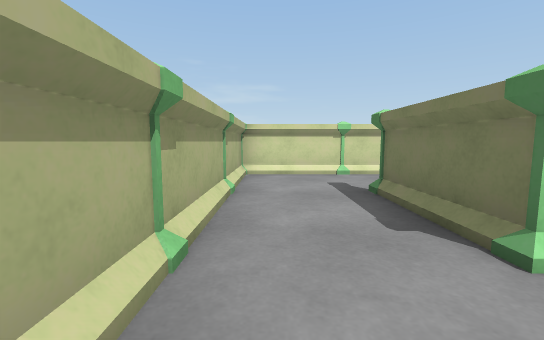
view 1 (above)

24 first-person views from a walk through a Unity game level. The camera is 0.41 m above the floor, tilts 6° down and sees 90° across. The floor is counted in squares, 0.5 m on a side. Each view is taken from the middle of a square. On the plan, view 1 faces up. The plan holds only what a view shows up to about 10 squares ahead; the rest is blank.

view 2
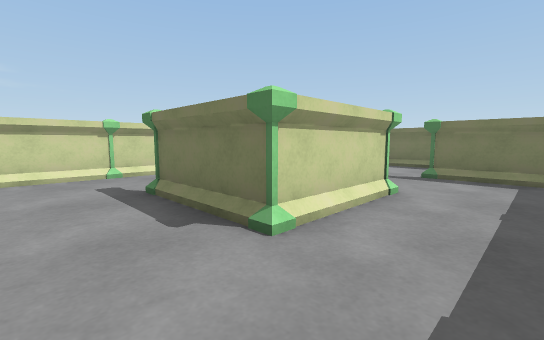

view 3
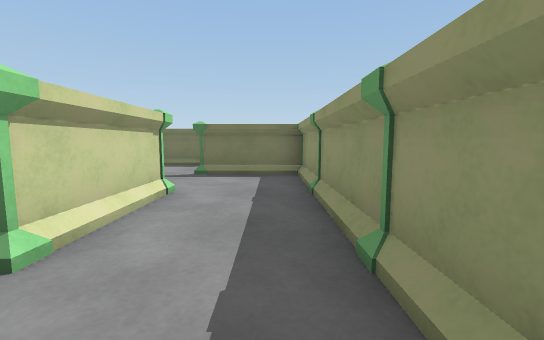

view 4
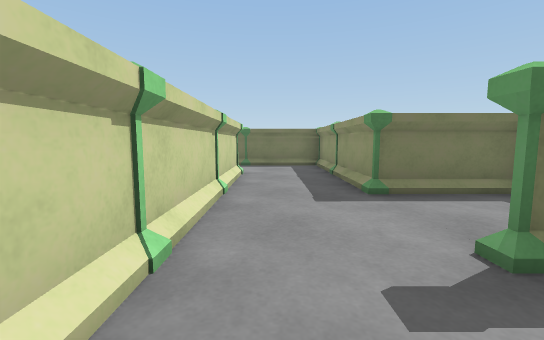

view 5
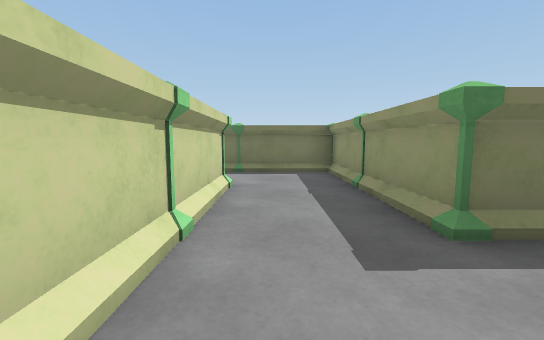

view 6
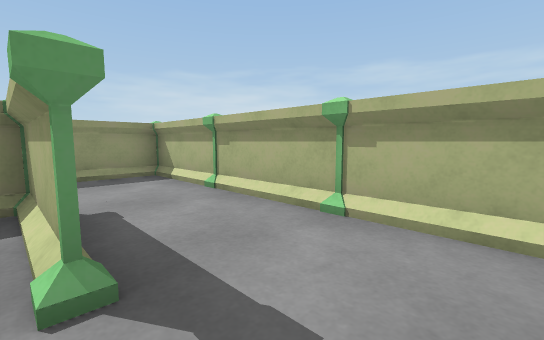

view 7
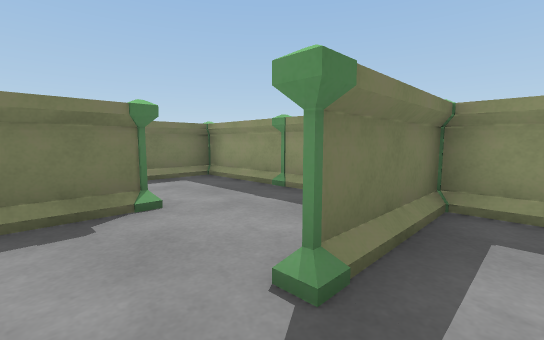

view 8
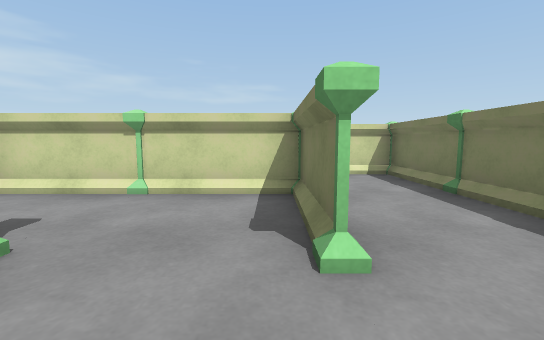

view 9
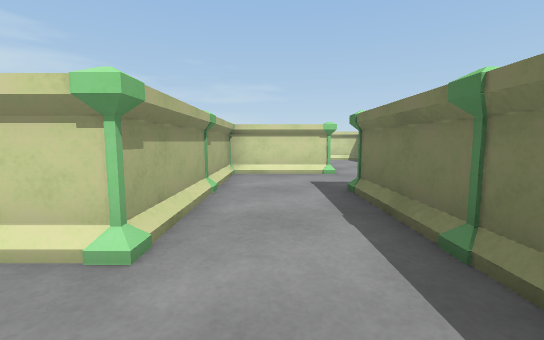

view 10
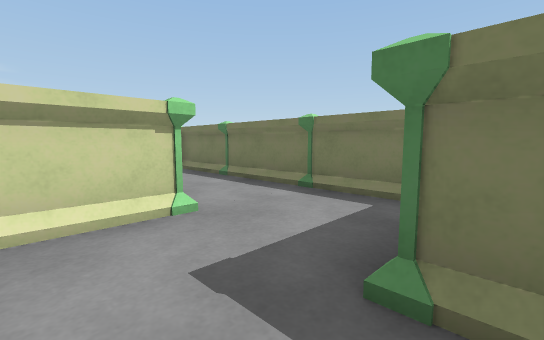

view 11
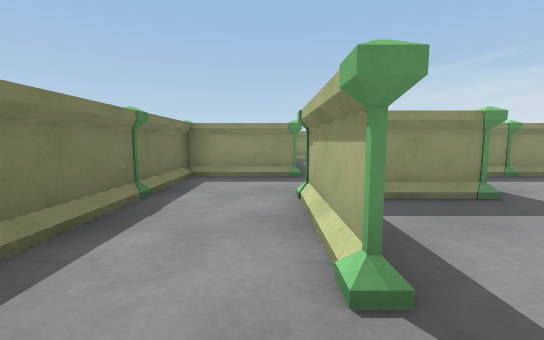

view 12
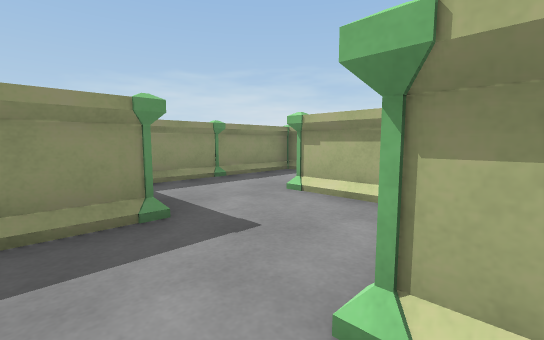

view 13
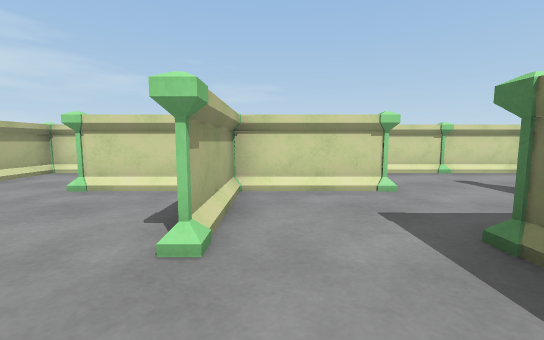

view 14
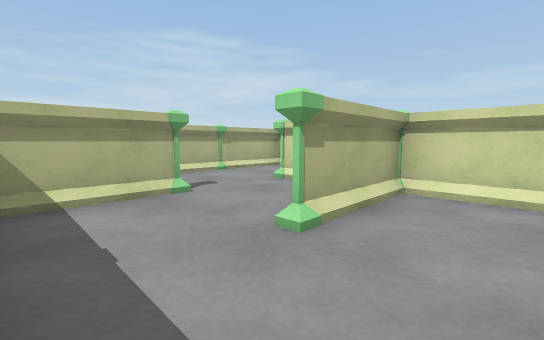

view 15
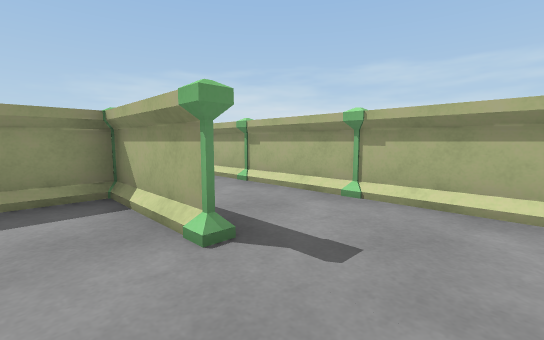

view 16
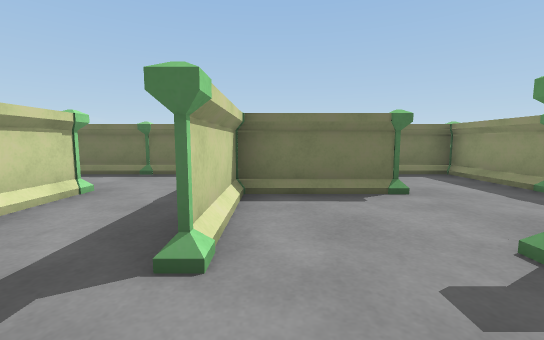

view 17
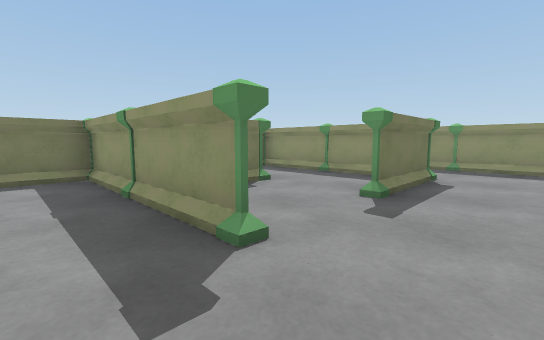

view 18
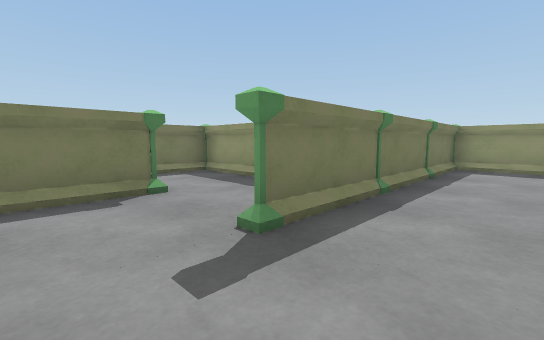

view 19
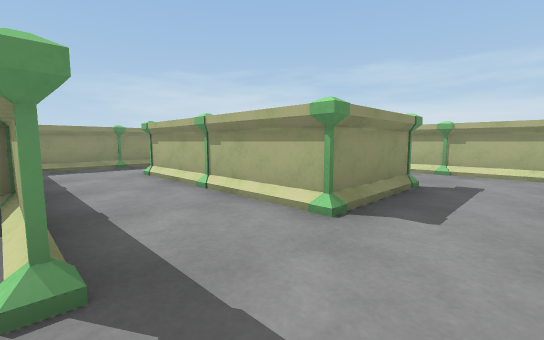

view 20
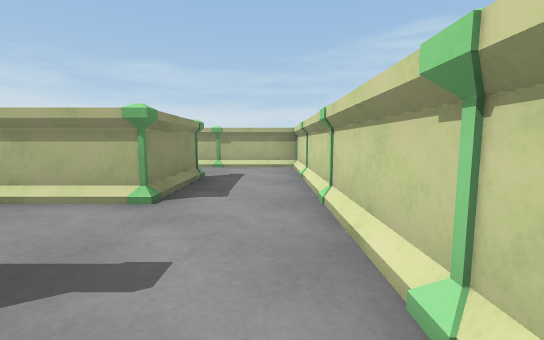

view 21
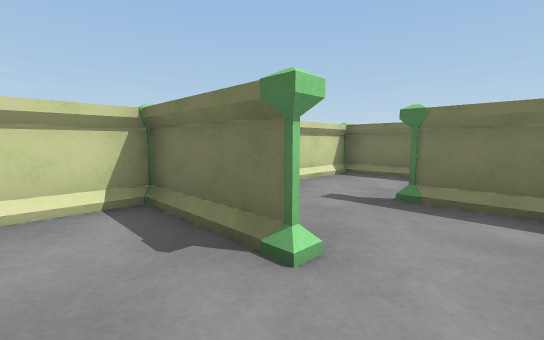

view 22
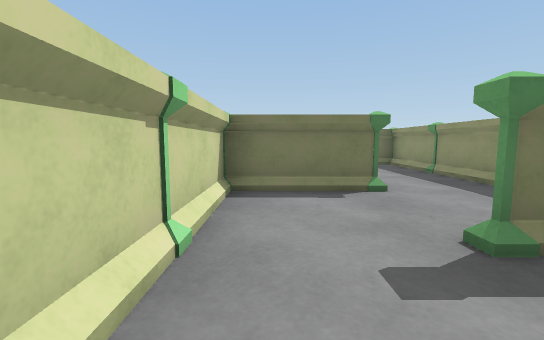

view 23
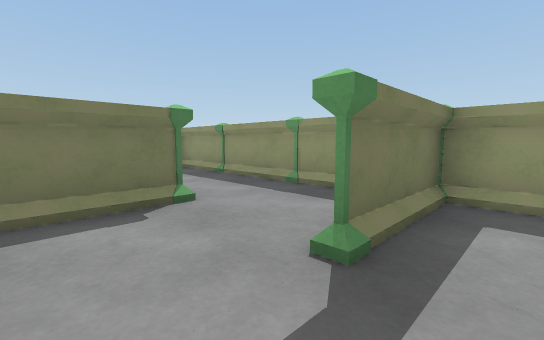

view 24
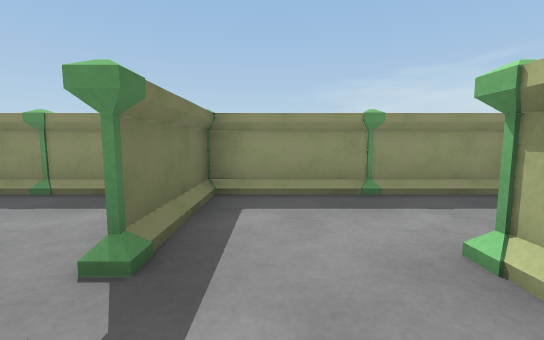

### Floor plan
Ten units are one square. View 1 is at (0, 0); x grows to the right and y downward. Boxes are objects, and circles mark ways between rooms. Rooms are numbered by the first view taken in them; rooms with no view inside come last. Other rooms are left out.
<svg viewBox="-20 -260 200 280">
<path fill="none" stroke="#000" d="M43 -25 43 -36M35 -18 24 -18M66 -43 46 -43M18 -24 18 -35M18 -36 18 -25M86 -43 75 -43M45 8 69 8 69 -16M35 -69 25 -69M95 -24 95 -35M24 8 35 8M16 -69 -8 -69 -8 -45M-8 -36 -8 -24M95 8 120 8 120 -9M-8 -16 -8 8 15 8M66 -69 44 -69M95 -45 95 -75M44 -43 84 -43M85 -120 75 -120M95 -75 95 -95 115 -95M69 -85 69 -74M69 -115 69 -94M120 -95 120 -125M43 -125 43 -145M18 -116 18 -95 18 -116M44 -95 69 -95 69 -109M35 -146 24 -146M24 -95 36 -95M75 -120 84 -120M65 -146 43 -146 43 -124M-8 -116 -8 -95M25 -69 16 -69M-8 -145 -8 -125M-8 -86 -8 -81M95 -145 95 -125M0 -171 -8 -171 -8 -154M-1 -69 15 -69M120 -125 120 -145M120 -154 120 -165M115 -171 95 -171M69 -214 69 -206M95 -224 95 -248 79 -248M69 -204 69 -216M75 -197 86 -197M95 -197 115 -197M66 -248 45 -248M43 -216 43 -204M120 -205 120 -216M115 -248 108 -248M36 -248 25 -248M25 -223 36 -223M135 -197 145 -197M146 -225 146 -248 124 -248M15 -248 0 -248M154 -197 165 -197M-8 -249 -8 -225M35 -171 29 -171M69 -155 69 -175M24 -146 65 -146M69 -175 69 -204M43 -204 43 -175M115 -69 109 -69M120 -28 120 -65"/>
<rect x="-15" y="-25" width="10" height="10" fill="#bbb"><title>pillar</title></rect>
<rect x="-15" y="-45" width="10" height="10" fill="#bbb"><title>pillar</title></rect>
<rect x="15" y="5" width="10" height="10" fill="#bbb"><title>pillar</title></rect>
<rect x="15" y="-25" width="10" height="10" fill="#bbb"><title>pillar</title></rect>
<rect x="15" y="-45" width="10" height="10" fill="#bbb"><title>pillar</title></rect>
<rect x="35" y="5" width="10" height="10" fill="#bbb"><title>pillar</title></rect>
<rect x="35" y="-25" width="10" height="10" fill="#bbb"><title>pillar</title></rect>
<rect x="35" y="-45" width="10" height="10" fill="#bbb"><title>pillar</title></rect>
<rect x="35" y="-75" width="10" height="10" fill="#bbb"><title>pillar</title></rect>
<rect x="65" y="-25" width="10" height="10" fill="#bbb"><title>pillar</title></rect>
<rect x="85" y="5" width="10" height="10" fill="#bbb"><title>pillar</title></rect>
<rect x="85" y="-25" width="10" height="10" fill="#bbb"><title>pillar</title></rect>
<rect x="65" y="-45" width="10" height="10" fill="#bbb"><title>pillar</title></rect>
<rect x="65" y="-75" width="10" height="10" fill="#bbb"><title>pillar</title></rect>
<rect x="85" y="-75" width="10" height="10" fill="#bbb"><title>pillar</title></rect>
<rect x="65" y="-95" width="10" height="10" fill="#bbb"><title>pillar</title></rect>
<rect x="85" y="-95" width="10" height="10" fill="#bbb"><title>pillar</title></rect>
<rect x="85" y="-125" width="10" height="10" fill="#bbb"><title>pillar</title></rect>
<rect x="115" y="-125" width="10" height="10" fill="#bbb"><title>pillar</title></rect>
<rect x="-15" y="-95" width="10" height="10" fill="#bbb"><title>pillar</title></rect>
<rect x="-15" y="-125" width="10" height="10" fill="#bbb"><title>pillar</title></rect>
<rect x="-15" y="-155" width="10" height="10" fill="#bbb"><title>pillar</title></rect>
<rect x="15" y="-75" width="10" height="10" fill="#bbb"><title>pillar</title></rect>
<rect x="15" y="-95" width="10" height="10" fill="#bbb"><title>pillar</title></rect>
<rect x="15" y="-125" width="10" height="10" fill="#bbb"><title>pillar</title></rect>
<rect x="15" y="-155" width="10" height="10" fill="#bbb"><title>pillar</title></rect>
<rect x="35" y="-95" width="10" height="10" fill="#bbb"><title>pillar</title></rect>
<rect x="35" y="-125" width="10" height="10" fill="#bbb"><title>pillar</title></rect>
<rect x="65" y="-125" width="10" height="10" fill="#bbb"><title>pillar</title></rect>
<rect x="65" y="-155" width="10" height="10" fill="#bbb"><title>pillar</title></rect>
<rect x="85" y="-155" width="10" height="10" fill="#bbb"><title>pillar</title></rect>
<rect x="115" y="-155" width="10" height="10" fill="#bbb"><title>pillar</title></rect>
<rect x="-15" y="-225" width="10" height="10" fill="#bbb"><title>pillar</title></rect>
<rect x="15" y="-225" width="10" height="10" fill="#bbb"><title>pillar</title></rect>
<rect x="15" y="-255" width="10" height="10" fill="#bbb"><title>other object</title></rect>
<rect x="35" y="-205" width="10" height="10" fill="#bbb"><title>pillar</title></rect>
<rect x="35" y="-225" width="10" height="10" fill="#bbb"><title>pillar</title></rect>
<rect x="35" y="-255" width="10" height="10" fill="#bbb"><title>pillar</title></rect>
<rect x="65" y="-225" width="10" height="10" fill="#bbb"><title>pillar</title></rect>
<rect x="65" y="-255" width="10" height="10" fill="#bbb"><title>pillar</title></rect>
<rect x="85" y="-205" width="10" height="10" fill="#bbb"><title>pillar</title></rect>
<rect x="85" y="-225" width="10" height="10" fill="#bbb"><title>pillar</title></rect>
<rect x="115" y="-225" width="10" height="10" fill="#bbb"><title>pillar</title></rect>
<rect x="115" y="-255" width="10" height="10" fill="#bbb"><title>pillar</title></rect>
<rect x="145" y="-205" width="10" height="10" fill="#bbb"><title>pillar</title></rect>
<rect x="145" y="-225" width="10" height="10" fill="#bbb"><title>pillar</title></rect>
<rect x="165" y="-205" width="10" height="10" fill="#bbb"><title>pillar</title></rect>
<rect x="35" y="-155" width="10" height="10" fill="#bbb"><title>pillar</title></rect>
<rect x="35" y="-175" width="10" height="10" fill="#bbb"><title>pillar</title></rect>
<rect x="65" y="-175" width="10" height="10" fill="#bbb"><title>pillar</title></rect>
<rect x="65" y="-205" width="10" height="10" fill="#bbb"><title>pillar</title></rect>
<rect x="85" y="-45" width="10" height="10" fill="#bbb"><title>pillar</title></rect>
<rect x="115" y="-45" width="10" height="10" fill="#bbb"><title>pillar</title></rect>
<circle cx="55" cy="-55" r="3" fill="#2a7"/>
<circle cx="20" cy="-75" r="3" fill="#2a7"/>
<circle cx="105" cy="-30" r="3" fill="#2a7"/>
<circle cx="80" cy="-80" r="3" fill="#2a7"/>
<circle cx="105" cy="-135" r="3" fill="#2a7"/>
<circle cx="30" cy="-160" r="3" fill="#2a7"/>
<circle cx="55" cy="-210" r="3" fill="#2a7"/>
<circle cx="55" cy="-185" r="3" fill="#2a7"/>
<text x="50" y="-30">1</text>
<text x="70" y="-60">2</text>
<text x="90" y="-100">3</text>
<text x="40" y="-120">4</text>
<text x="80" y="-220">5</text>
<text x="50" y="-160">6</text>
<text x="60" y="-190">7</text>
<text x="100" y="-50">8</text>
</svg>
Room 1 opens to room 2. Room 1 opens to room 4. Room 1 opens to room 8. Room 2 opens to room 3. Room 3 opens to room 4. Room 4 opens to room 6. Room 5 opens to room 7. Room 6 opens to room 7.

Where each view was taken, in squares from view 1:
view 1: 0 up, 0 right, facing up
view 2: 0 up, 0 right, facing up-right
view 3: 0 up, 0 right, facing right
view 4: 6 up, 0 right, facing right
view 5: 6 up, 2 right, facing right
view 6: 6 up, 2 right, facing down-left
view 7: 3 up, 6 right, facing down-right
view 8: 0 up, 9 right, facing up
view 9: 5 up, 8 right, facing up
view 10: 9 up, 8 right, facing up-right
view 11: 16 up, 10 right, facing down
view 12: 15 up, 8 right, facing down-left
view 13: 10 up, 5 right, facing up
view 14: 10 up, 6 right, facing up-left
view 15: 14 up, 3 right, facing down-left
view 16: 14 up, 0 right, facing right
view 17: 16 up, 0 right, facing down-right
view 18: 24 up, 5 right, facing down-right
view 19: 24 up, 7 right, facing down-left
view 20: 24 up, 8 right, facing left
view 21: 21 up, 8 right, facing up-right
view 22: 24 up, 10 right, facing right
view 23: 24 up, 11 right, facing down-right
view 24: 24 up, 11 right, facing down
